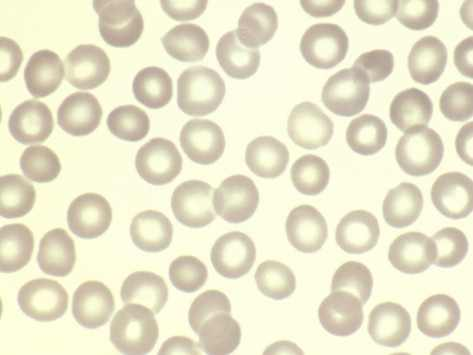
%> input picture sam10.jpg, 473 x 355 px
$ octave rgb_channels.m   (GNU Octave 9; MATLAB toolbox functions it lacks are replaced by stand-ins)
%> lines starting %> are read from the running program, lines starting %| are printed output that depends on the picture
img1=imread('sam10.jpg');
%> img1 is the input picture: size 355x473x3 uint8; mean R, G, B 233.1, 229.1, 203
img2=imread('sam22.jpg');
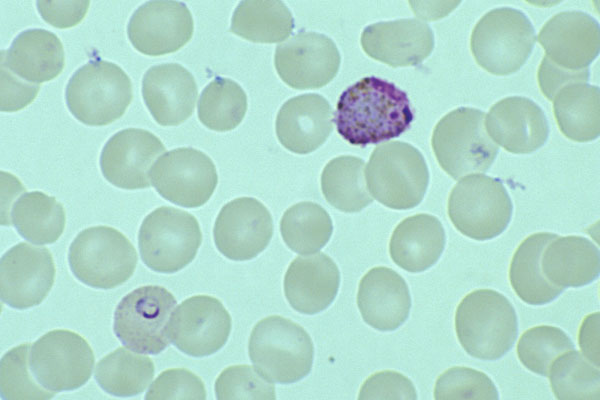
%> input picture sam22.jpg, 600 x 400 px
%> img2 is the input picture: size 400x600x3 uint8; mean R, G, B 175.2, 217.8, 203.9


% 3 rgb planes extracted for image 1............
imgr=img1(:,:,1);
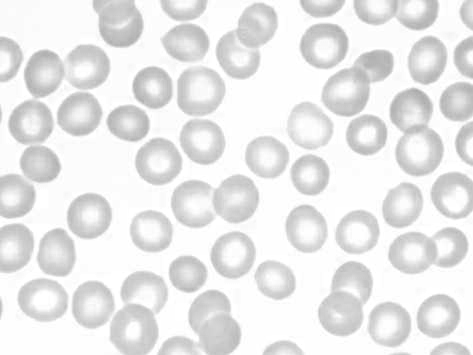
%> imgr: size 355x473 uint8; min 167, max 255, mean 233.1
imgg=img1(:,:,2);
imgb=img1(:,:,3);
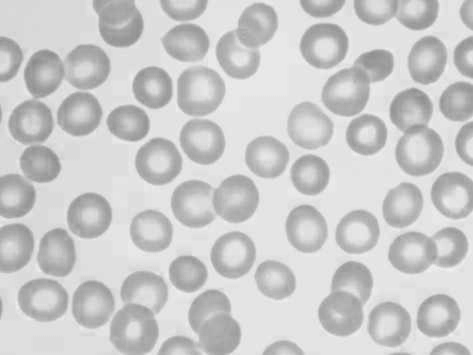
%> imgb: size 355x473 uint8; min 139, max 241, mean 203


% 3 rgb planes extracted for image 2...........
imgr1=img2(:,:,1);
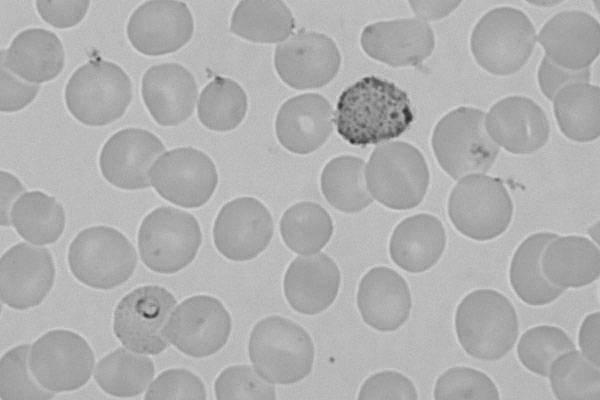
%> imgr1: size 400x600 uint8; min 43, max 213, mean 175.2
imgg1=img2(:,:,2);
imgb1=img2(:,:,3);
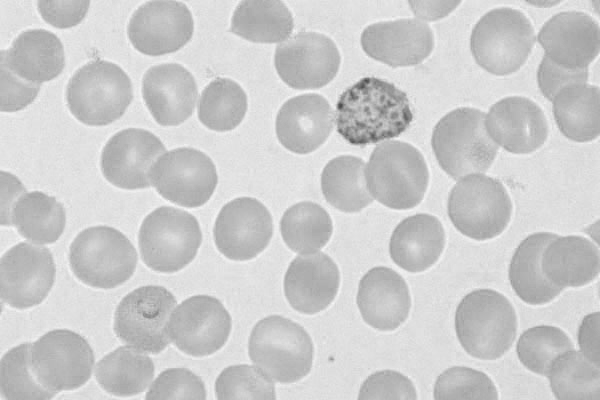
%> imgb1: size 400x600 uint8; min 76, max 249, mean 203.9

% histogram representation of the planes of the second image.........
hmimgr1=imhist(imgr1);
%> hmimgr1 = 256 values, max 15799 at index 187, min 0 at index 1, mean 937.5
hmimgg1=imhist(imgg1);
%> hmimgg1 = 256 values, max 16332 at index 238, min 0 at index 1, mean 937.5
hmimgb1=imhist(imgb1);
%> hmimgb1 = 256 values, max 12618 at index 225, min 0 at index 1, mean 937.5


% histogram equalization of the planes of the first image.........
outr=histeq(imgr,hmimgr1);
outg=histeq(imgg,hmimgr1);
outb=histeq(imgb,hmimgr1);

% Store the histogram values...........
histsp(:,:,1)=outr;
histsp(:,:,2)=outg;
histsp(:,:,3)=outb;
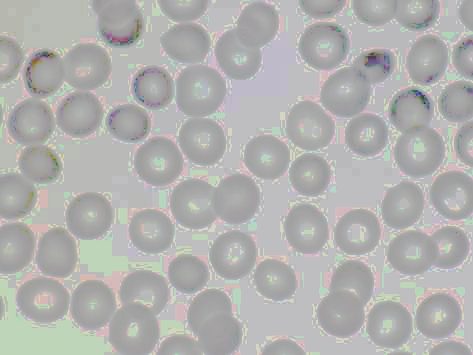
%> histsp: size 355x473x3 uint8; mean R, G, B 177.2, 177.2, 175.4

% Show a comparison among the input reference and output......
% image...............
figure;
subplot(221);imshow(img1);title('input image');
subplot(222);imshow(img2);title('Reference image');
subplot(224);imshow(histsp);title('Output image'); %Result after historgam equlization............

% Plot for histogram specification..............
figure;
subplot(331);plot(imgr);title('Red image');
subplot(334);plot(imgg);title('Green image');
subplot(337);plot(imgb);title('blue image');
subplot(332);plot(hmimgr1);title('Red ref');
subplot(335);plot(hmimgg1);title('Green ref');
subplot(338);plot(hmimgb1);title('Blue ref');
subplot(333);imhist(outr);title('Red result');
subplot(336);imhist(outg);title('Green result');
subplot(339);imhist(outb);title('Blue result');
%> after `title('Blue result')`:
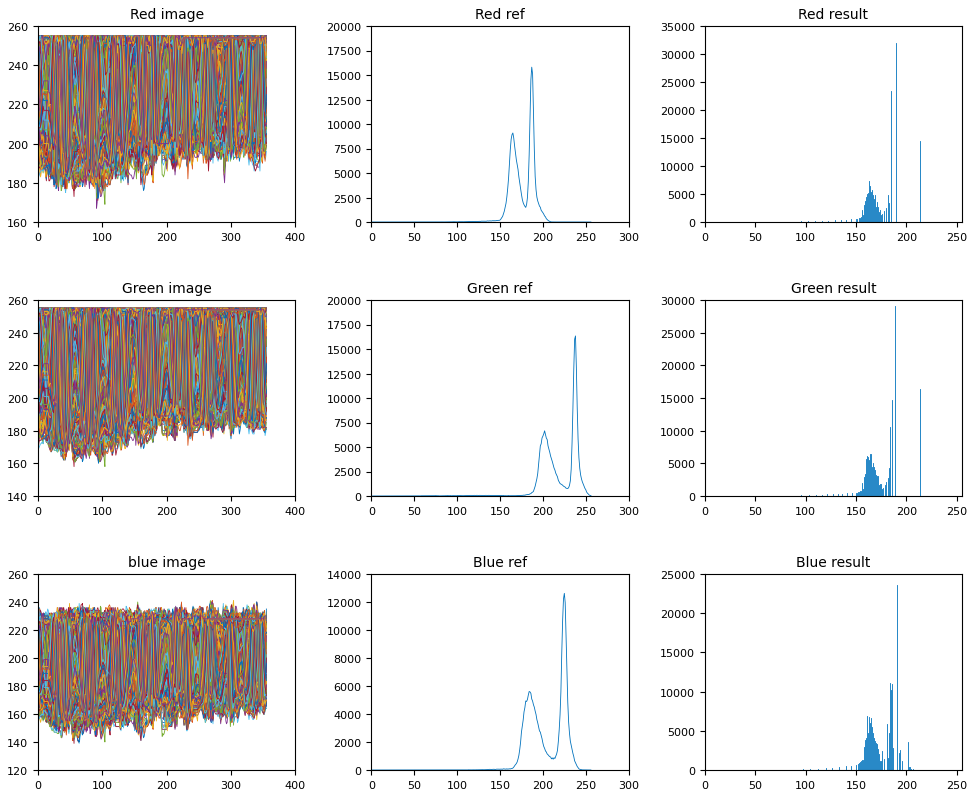
%> figure redrawn from the program's plot data, 9 panels; panel 1: curve peaks at x = 35, y = 255; panel 1: curve peaks at x = 33, y = 255; panel 1: curve peaks at x = 36, y = 255; panel 1: curve peaks at x = 84, y = 255

%
